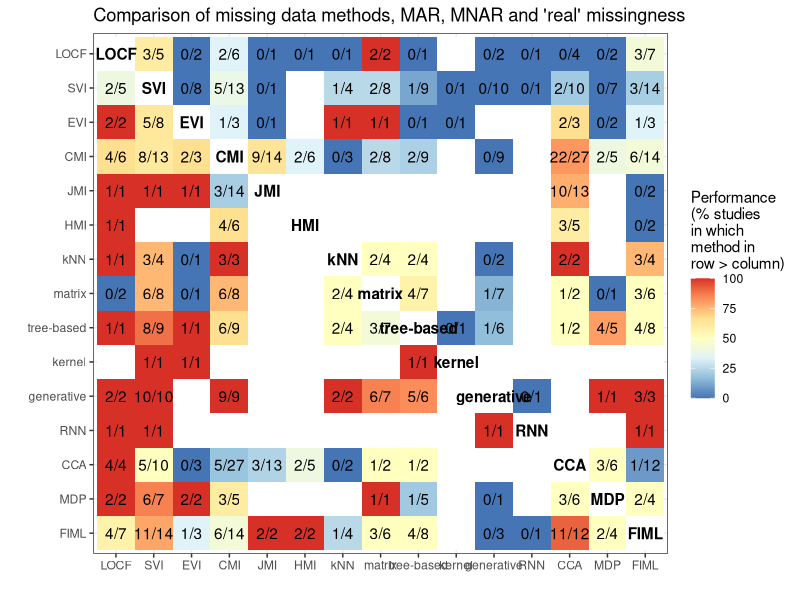
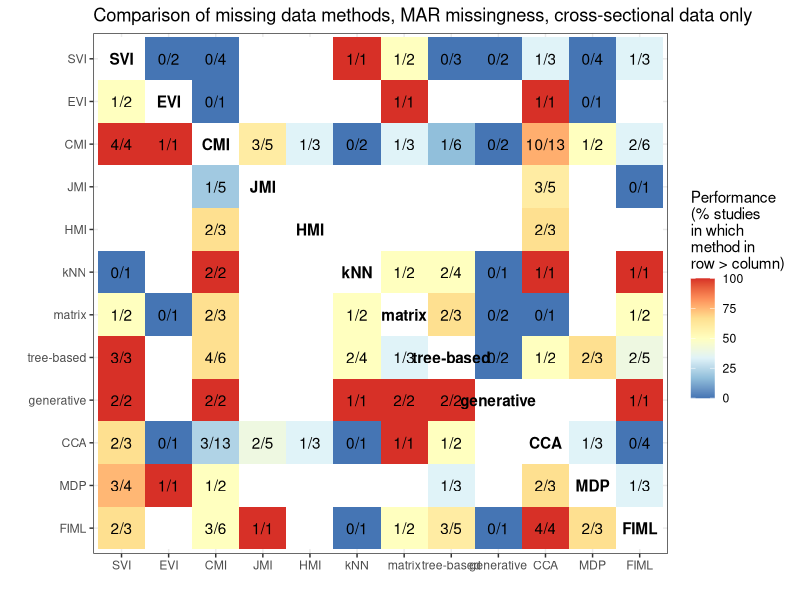
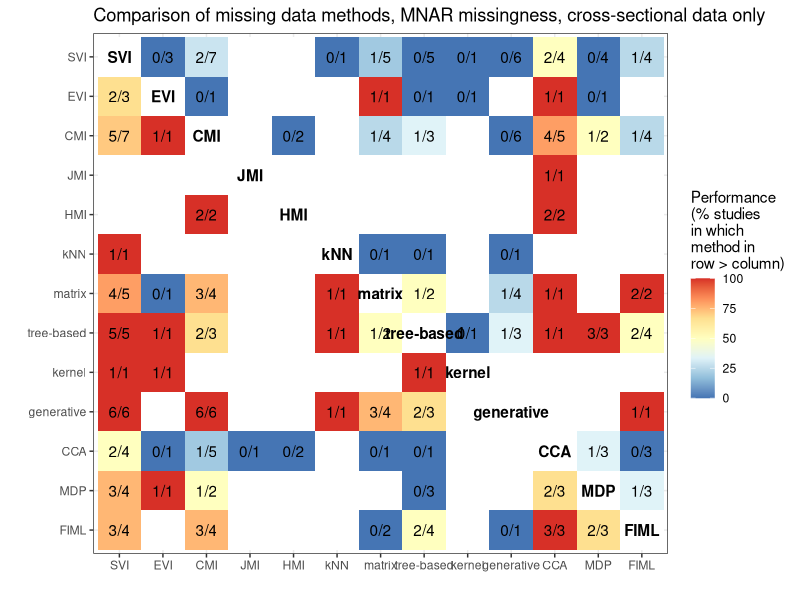
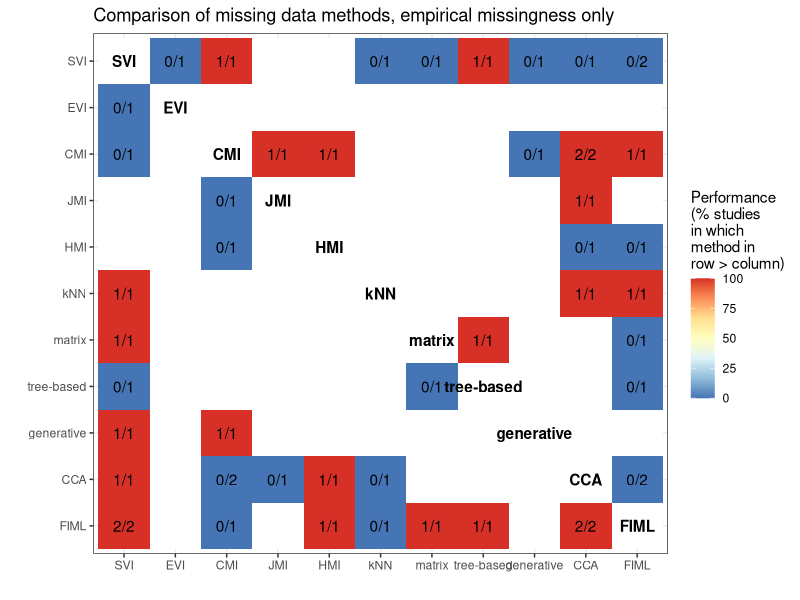
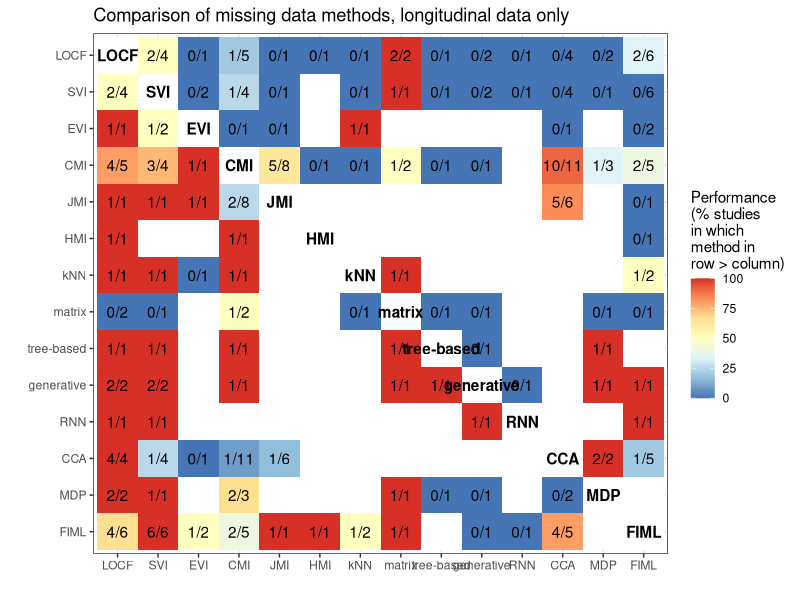

The R script that drew these images, in order:
# lit review
library(tidyverse)
dat <- readxl::read_excel("./asreview_result_clinical-applications-of-ai.xlsx", sheet = "Export", na = "0")

# analyze data
analyze <- function(data) {
  # exclude unused methods and paper characteristics (columns 1-4)
  excl <- colMeans(data, na.rm=TRUE)=="NaN"
  excl[1:4] <- TRUE
  
  # labels of used methods
  methods <- names(data)[!excl]
  
  results <- purrr::map_dfr(1:length(methods), function(x) {
    purrr::map_dfr(methods, function(y) {
      sum(data[, methods[x]] < data[, y], na.rm = TRUE) %>%
        c(., sum(data[, methods[x]] > 0 &
                   data[, y] > 0, na.rm = TRUE)) %>%
        setNames(., c("count", "total")) #name per method: c(methods[x],paste0(methods[x], "_sum"))
    }) %>%
      cbind(method = methods[x], versus = methods, .)
  }) %>%
    mutate(
      method = factor(method, levels = rev(methods)),
      versus = factor(versus, levels = methods),
      label = paste0(count, "/", total)
    )
  is.na(results$label) <- results[, "label"] == "0/0"
  results$diag <- results[, "method"] == results[, "versus"]
  results[results$diag, "label"] <- methods
  results[results$diag, "count"] <- NA
  return(results)
}

# plot results
plot_results <- function(results, title_text){
  ggplot(results, aes(x=versus, y=method, fill=100*count/total, label = label, fontface = ifelse(diag, 2,1)))+
    geom_tile() +
    geom_text() +
    labs(x = "", y="", title = title_text) +
    scale_fill_distiller(palette = "RdYlBu", name = "Performance \n(% studies \nin which \nmethod in \nrow > column)", na.value = "white") + #, low="white", high="darkgrey", na.value = "white") +
    theme_bw()
}

# for all studies combined
results_full <-analyze(dat)
plot_results(results_full, "Comparison of missing data methods, MAR, MNAR and 'real' missingness")

# MAR only
results_MAR <- dat %>% filter(MAR==1) %>% filter(is.na(longitudinal)) %>% analyze()
plot_results(results_MAR, "Comparison of missing data methods, MAR missingness, cross-sectional data only")

# MNAR only
results_MNAR <- dat %>% filter(MNAR==1) %>% filter(is.na(longitudinal)) %>% analyze()
plot_results(results_MNAR, "Comparison of missing data methods, MNAR missingness, cross-sectional data only")

# empirical only
results_emp <- dat %>% filter(empirical==1) %>% 
  filter(is.na(longitudinal)) %>% 
  analyze()
plot_results(results_emp, "Comparison of missing data methods, empirical missingness only")

# longitudinal only
results_long <- dat %>% filter(longitudinal==1) %>% analyze()
plot_results(results_long, "Comparison of missing data methods, longitudinal data only")


# OLD CODE
# results <- purrr::map_dfr(1:15, function(x){
#   purrr::map_dfr(methods, function(y){
#     sum(dat[, methods[x]]<dat[,y], na.rm=TRUE) %>% 
#       c(., sum(dat[, methods[x]]> 0 & dat[,y] > 0, na.rm = TRUE)) %>% 
#       setNames(., c("count", "total")) #name per method: c(methods[x],paste0(methods[x], "_sum"))
#     }) %>% 
#     cbind(method = methods[x], versus = methods, .)}) %>% 
#   mutate(method = factor(method, levels=rev(methods)),
#          versus = factor(versus, levels=methods),
#          label = paste0(count,"/",total)) 
# is.na(results$label) <- results[, "label"]=="0/0"
# results[results[,"method"]==results[,"versus"], "label"] <- methods


# MNAR_results <- purrr::map_dfr(1:19, function(x){
#   purrr::map_dfr(methods, function(y){
#     sum(MNAR_dat[, methods[x]]< MNAR_dat[,y], na.rm=TRUE) %>% 
#       c(., sum(MNAR_dat[, methods[x]]> 0 & MNAR_dat[,y] > 0, na.rm = TRUE)) %>% 
#       setNames(., c("count", "total")) #name per method: c(methods[x],paste0(methods[x], "_sum"))
#   }) %>% 
#     cbind(method = methods[x], versus = methods, .)}) %>% 
#   mutate(method = factor(method, levels=rev(methods)),
#          versus = factor(versus, levels=methods),
#          label = paste0(count,"/",total)) 
# is.na(MNAR_results$label) <- MNAR_results[, "label"]=="0/0"
# MNAR_results[results[,"method"]==MNAR_results[,"versus"], "label"] <- methods

# # check which methods are not used at all
# MNAR_results <- MNAR_results %>% 
#   filter(method != "RNN") %>% filter(method != "kernel") %>% 
#   filter(versus != "RNN") %>% filter(versus != "kernel")

# ggplot(results_MNAR, aes(x=versus, y=method, fill=count/total, label = label))+
#   geom_tile() +
#   geom_text() +
#   labs(x = "", y="", title = "Comparison of missing data methods, MNAR mmissingness only") +
#   scale_fill_gradient(name = "Performance \n(row > column)", low="white", high="darkgrey", na.value = "white") +
#   theme_bw()
